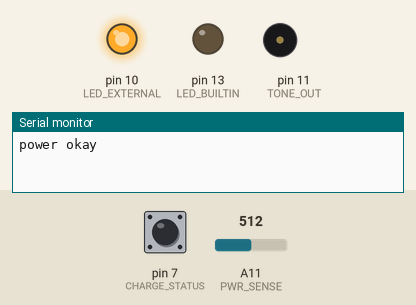
The sketch below on a simulated Arduino Mega 2560, built with avr-gcc and run on an emulated ATmega2560. Parts: output pins drawn as LEDs (lit = HIGH), buzzer (waves = sounding), the last lines printed to the serial monitor. Dashed ring = blinking. Inputs (shaded band) come from the test bench; at power-on: A11 (PWR_SENSE) = 512, pin 7 (CHARGE_STATUS) HIGH.

Above: at 2.7 s.
2.8 s: A11 (PWR_SENSE) set to 139
6.3 s: A11 (PWR_SENSE) set to 113
At 7.8 s:
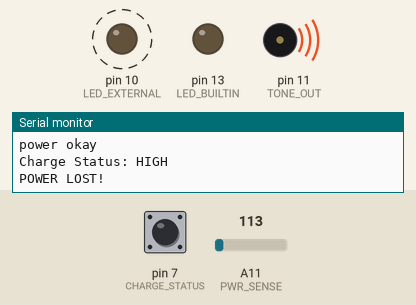
11.1 s: pin 7 (CHARGE_STATUS) pulled LOW for 0.95 s
At 12.1 s:
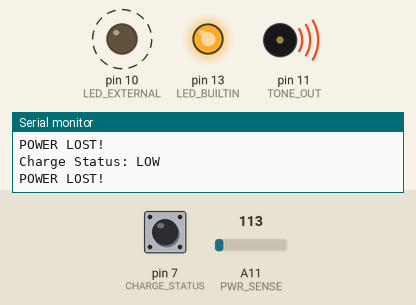
14.6 s: pin 7 (CHARGE_STATUS) pulled LOW for 3.2 s
At 18.3 s:
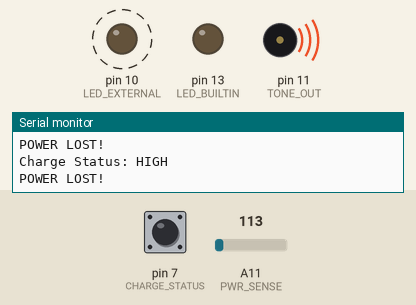
Timing chart, 0 to 20.3 s (numbered marks = the images above; inputs shaded):
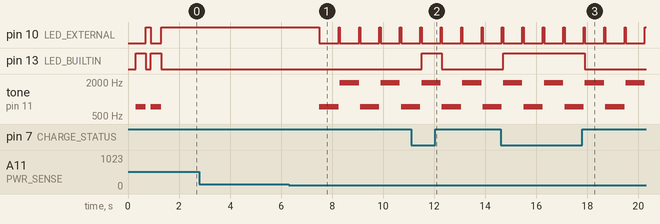

Measured:
- the behaviour switches between 128 and 127 on A11 (PWR_SENSE) (found by bisection; images 0 and 1)
- after the input at 6.3 s, pin 10 (LED_EXTERNAL): alternates HIGH for 0.05 s and LOW for 0.75 s, starting after 1.2 s; tone on pin 11 (TONE_OUT): plays 729 Hz for 0.75 s, 1940 Hz for 0.75 s, 729 Hz for 0.75 s, 1940 Hz for 0.75 s, 729 Hz for 0.40 s, starting after 1.2 s
- after the input at 11.1 s, pin 13 (LED_BUILTIN): LOW → HIGH after 0.40 s, → LOW 0.80 s later
- after the input at 14.6 s, pin 13 (LED_BUILTIN): LOW → HIGH after 0.11 s, → LOW 3.2 s later

The sketch:

Power_Alert.ino
```cpp
/*************************************************************
 * Power Loss Alarm
 *
 * 2022-01-23  Added alarm routine, multitone.
 * 2021-12-19  Added disable beeper on reset.
 * 2021-11-30  Original.
 *************************************************************/

// MCU: ItsyBitsy 32u4. 3v3, 8 MHz (Adafruit #3675)
// TDK PS1420P02CT Piezo Buzzer sans oscillator.

// pin definitions
#define PWR_SENSE   A11         // GPIO 12
#define TONE_OUT     11         // PWM
#define LED_EXTERNAL 10
#define CHARGE_STATUS 7

#define EXT_LED_OFF  HIGH
#define EXT_LED_ON   LOW

#define ALARM_TIME_ON    750
#define ALARM_TIME_OFF    50
#define ALARM_FREQ      1940
//#define ALARM_FREQ_ALT  2744
#define ALARM_FREQ_ALT   729

#define NOTIFY_TIME_ON   750
#define NOTIFY_TIME_OFF  250

#define ACTIVE_TIME_ON     5
#define ACTIVE_TIME_OFF 1495

bool power_lost = false;
bool beeper_disabled;
bool alt_freq = false;
bool both_LEDs = true;  // startup only

void alarm_cycle(unsigned int time_on, unsigned int time_off, unsigned long frequency=0) {
  digitalWrite(LED_EXTERNAL, EXT_LED_ON);
  if (both_LEDs) digitalWrite(LED_BUILTIN, HIGH);
  if (not beeper_disabled and frequency) tone(TONE_OUT, frequency, time_on);
  delay(time_on);
  digitalWrite(LED_EXTERNAL, EXT_LED_OFF);
  if (both_LEDs) digitalWrite(LED_BUILTIN, LOW);
  delay(time_off);
}

void setup() {
  Serial.begin(9600);
  delay(300);
  // inputs
  pinMode(PWR_SENSE, INPUT);             // connected to USB/2 voltage divider
  pinMode(CHARGE_STATUS, INPUT_PULLUP);  // active low of charger IC
  // outputs
  pinMode(LED_BUILTIN,  OUTPUT);
  pinMode(LED_EXTERNAL, OUTPUT);  // active low
  pinMode(TONE_OUT,     OUTPUT);
  // power-up display & test
  alarm_cycle(400, 200, ALARM_FREQ_ALT);
  alarm_cycle(400, 200, ALARM_FREQ_ALT);
  both_LEDs = false;
  beeper_disabled = analogRead(PWR_SENSE) < 1024/8;
}

void loop() {
  if (analogRead(PWR_SENSE) < 1024/8) {
    alt_freq = not alt_freq;
    Serial.println("POWER LOST!");
    power_lost = true;
    alarm_cycle(ALARM_TIME_ON, ALARM_TIME_OFF, ((alt_freq)?ALARM_FREQ_ALT:ALARM_FREQ));
  } else {
    // power is on
    beeper_disabled = false;
    if (power_lost) {
      Serial.println("Power Was Lost");
      alarm_cycle(NOTIFY_TIME_ON, NOTIFY_TIME_OFF);
    } else {
      // no glitches
      Serial.println("power okay");
      alarm_cycle(ACTIVE_TIME_ON, ACTIVE_TIME_OFF);
    }
  }
  // set charging LED (built-in)
  digitalWrite(LED_BUILTIN, (digitalRead(CHARGE_STATUS) == LOW) ? HIGH : LOW);
  Serial.print("Charge Status: ");
  Serial.println((digitalRead(CHARGE_STATUS) == LOW) ? "LOW" : "HIGH");
}
```
